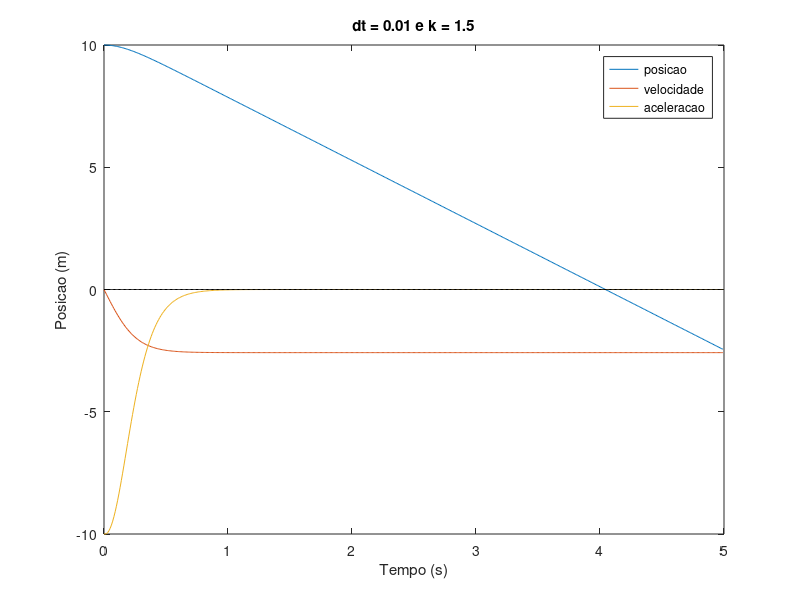

This figure's MATLAB source:
clc
clear all
close all

x = 10;
v = 0;
dt = 0.01;
k = 1.5;
#g = 9.80665;
g = 10;

line(1) = 0;
pos(1) = x;
vel(1) = v;
acc(1) = -g + k*power(v,2);
time(1) = 0;
for i = 2:5/dt
    a = -g + k*power(v,2);
    v = v + a*dt;
    x = x + v*dt;
    
    acc(i) = a;
    vel(i) = v;
    pos(i) = x;
    line(i) = 0;
    time(i) = time(i-1) + dt; 
endfor

plot(time,pos);
hold on 
plot(time,vel);
hold on 
plot(time,acc);
hold on 
plot(time,line,'k');

legend("posicao","velocidade","aceleracao");
title(sprintf("dt = %i e k = %i",dt,k));
ylabel("Posicao (m)");
xlabel("Tempo (s)");